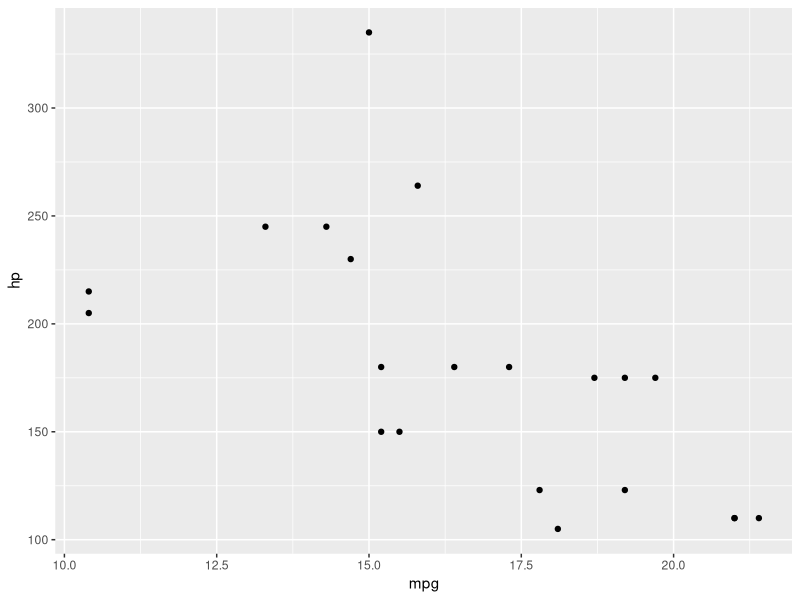

Reproduce this figure in R.
#################
### Some Code ###
#################

library(tidyverse)
library(ggplot2)

df <- mtcars %>%
  filter(cyl > 4)

ggplot(df,
       aes(x = mpg,
           y = hp)) +
  geom_point()
